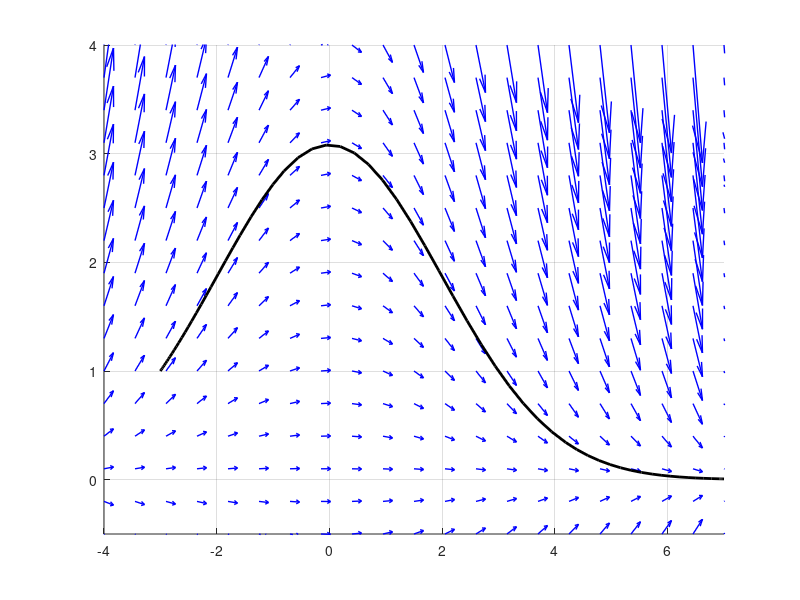

MATLAB code to generate this figure:
% Activity 5: plotting solutions on top of direction fields.
% We'll re-produce the illustration from slide 34 of Lecture 4:
% direction fields of the DE dy/dx=-xy/4 and the initial condition y(-3)=1.
% First, plot the direction field with the code from Activity 4

clc
clf
hold on
grid on

a=-4; b=7; c=-0.5; d=4; m=20; n=15;
[x y]=meshgrid(a:(b-a)/m:b,c:(d-c)/n:d);

f=@(x,y)-x.*y./4;
A=@(x,y)x-x+1;
B=@(x,y)f(x,y);

quiver(x,y,A(x,y),B(x,y),2,'linewidth',1,'color','blue','linewidth',1)

% The direction field has been plotted.
%Setting the initial condition:

x0=-3; y0=1;

%The following code solve the DE dy/dx=f(x,y), where f(x,y) is defined
%above. Specifically, it produces the table of values for x and y, where x
%is in the interval from x0 (initial condition) to b (end of the interval)
%Notice the syntax of the command "ode45"

[x,y] = ode45(f,[x0 b],y0)

%The following command just plots the graph of the solution from its table
%of values, which was written into x, y by the previous command

plot(x,y,'linewidth',2,'color','black')
axis([a b c d])